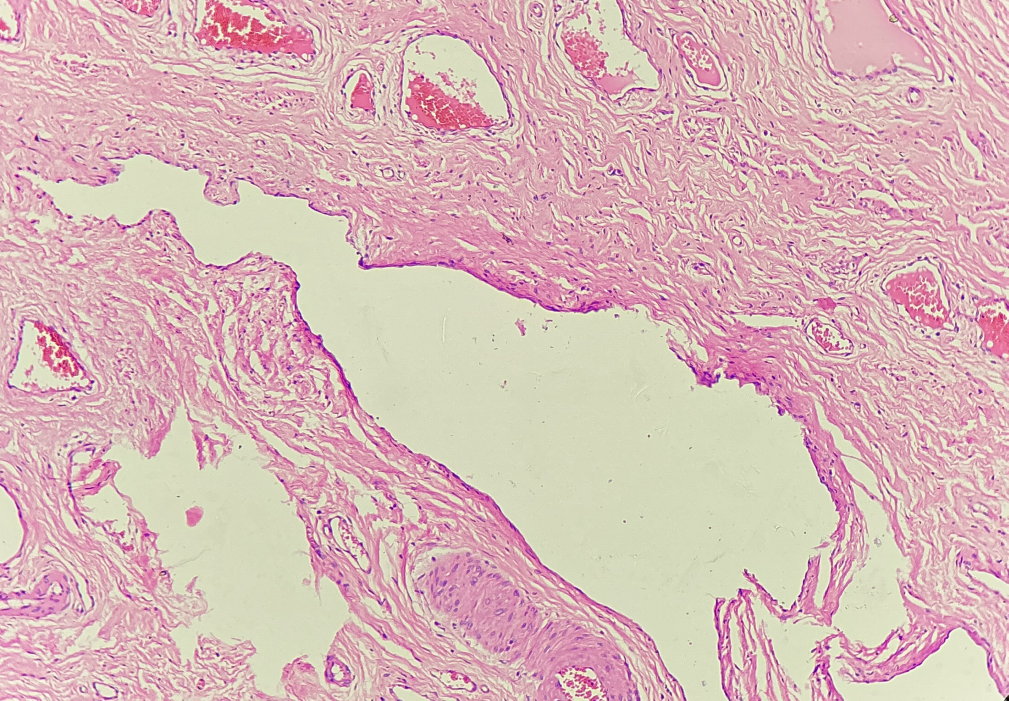
#> input picture data/scratch/2.jpg, 4033 x 2803 px (shown at 1/4 size); its folder holds only this picture in this run
$ jupyter execute --allow-errors stitch_scratch.ipynb
#> lines starting #> are read from the running program, lines starting #| are printed output that depends on the picture
### src/stitching/feature.py
"""
feature.py – Feature detection and description.

Supports:
  - ORB  (fast, binary descriptors, royalty-free)
  - SIFT (more accurate, requires opencv-contrib or opencv>=4.4 non-free disabled)

Usage:
    from stitching.feature import detect_and_describe
    kp, des = detect_and_describe(image, method='ORB')
"""

import cv2
import numpy as np


def preprocess_image(image: np.ndarray) -> np.ndarray:
    """
    Apply CLAHE (Contrast Limited Adaptive Histogram Equalization)
    to enhance contrast, which is critical for medical slides.
    """
    if len(image.shape) == 3:
        lab = cv2.cvtColor(image, cv2.COLOR_BGR2LAB)
        l, a, b = cv2.split(lab)
        clahe = cv2.createCLAHE(clipLimit=2.0, tileGridSize=(8, 8))
        l = clahe.apply(l)
        lab = cv2.merge((l, a, b))
        enhanced = cv2.cvtColor(lab, cv2.COLOR_LAB2BGR)
        return cv2.cvtColor(enhanced, cv2.COLOR_BGR2GRAY)
    else:
        clahe = cv2.createCLAHE(clipLimit=2.0, tileGridSize=(8, 8))
        return clahe.apply(image)

def detect_and_describe(
    image: np.ndarray,
    method: str = "ORB",
    n_features: int = 2000,
) -> tuple:
    """
    Detect keypoints and compute descriptors for a single image.

    Parameters
    ----------
    image     : BGR or grayscale numpy array.
    method    : 'ORB' (default) or 'SIFT'.
    n_features: Max number of features to retain.

    Returns
    -------
    keypoints   : list of cv2.KeyPoint
    descriptors : np.ndarray of shape (N, D)
    """
    # Preprocess with CLAHE to enhance contrast for medical slides
    gray = preprocess_image(image)

    method = method.upper()

    if method == "ORB":
        detector = cv2.ORB_create(nfeatures=n_features)
        keypoints, descriptors = detector.detectAndCompute(gray, None)

    elif method == "SIFT":
        try:
            detector = cv2.SIFT_create(nfeatures=n_features)
        except AttributeError:
            # Older OpenCV may expose it under xfeatures2d
            detector = cv2.xfeatures2d.SIFT_create(nfeatures=n_features)
        keypoints, descriptors = detector.detectAndCompute(gray, None)

    else:
        raise ValueError(f"Unsupported method '{method}'. Choose 'ORB' or 'SIFT'.")

    if not keypoints or descriptors is None:
        raise RuntimeError(
            f"No features found with method='{method}'. "
            "Ensure the image has sufficient texture/contrast."
        )

    return keypoints, descriptors

### notebook/stitch_scratch.ipynb
[cell 1]
import sys, os
import glob

# ── CONFIG ──────────────────────────────────────────────────────────────────
REPO_ROOT = os.path.abspath("..")
IMAGE_DIR  = os.path.join(REPO_ROOT, "data", "scratch")
OUTPUT_DIR = os.path.join(REPO_ROOT, "output")

METHOD = "ORB" #'ORB' or 'SIFT'
RATIO_THRESH = 0.75

# RANSAC reprojection error (pixels)
RANSAC_THRESH = 4.0
FEATHER = 40
# ────────────────────────────────────────────────────────────────────────────

sys.path.insert(0, os.path.join(REPO_ROOT, "src"))
os.makedirs(OUTPUT_DIR, exist_ok=True)

import cv2
import numpy as np
import glob
import matplotlib.pyplot as plt
import matplotlib.patches as mpatches
from IPython.display import display

# Pipeline modules
from stitching.feature    import detect_and_describe, preprocess_image
from stitching.matcher    import match_features, visualize_matches
from stitching.homography import compute_homography, warp_and_place
from stitching.blender    import blend_images, crop_black_borders
from stitching.pipeline   import stitch_images, stitch_pair


# ── Helper: display an image inline ─────────────────────────────────────────
def show(img, title="", cmap=None, figsize=(12, 6)):
    """Display a BGR or grayscale image inline with matplotlib."""
    plt.figure(figsize=figsize)
    if img.ndim == 3:
        plt.imshow(cv2.cvtColor(img, cv2.COLOR_BGR2RGB))
    else:
        plt.imshow(img, cmap=cmap or "gray")
    plt.title(title, fontsize=13)
    plt.axis("off")
    plt.tight_layout()
    plt.show()

def show_grid(images, titles=None, cols=3, figsize=(16, 9)):
    """Display multiple images in a grid."""
    n = len(images)
    rows = (n + cols - 1) // cols
    fig, axes = plt.subplots(rows, cols, figsize=figsize)
    axes = np.array(axes).flatten()
    for i, ax in enumerate(axes):
        if i < n:
            img = images[i]
            ax.imshow(cv2.cvtColor(img, cv2.COLOR_BGR2RGB) if img.ndim == 3 else img, cmap="gray")
            ax.set_title(titles[i] if titles else f"Image {i}", fontsize=10)
        ax.axis("off")
    plt.tight_layout()
    plt.show()

[cell 2]
exts = ("*.jpg", "*.jpeg", "*.png", "*.bmp", "*.JPG", "*.JPEG", "*.PNG")
paths = sorted({p for ext in exts for p in glob.glob(os.path.join(IMAGE_DIR, ext))})

if not paths:
    print(f"⚠️  No images found in: {IMAGE_DIR}")
    print("   → Place overlapping JPEGs there and re-run this cell.")
else:
    images = []
    for p in paths:
        img = cv2.imread(p)
#> img is the input picture: shape (2803, 4033, 3); mean B, G, R 184, 184, 217
        if img is not None:
            images.append(img)
            print(f"   Loaded: {os.path.basename(p)}  {img.shape[1]}×{img.shape[0]} px")
#|    Loaded: 2.jpg  4033×2803 px

    print(f"\n✅ {len(images)} image(s) loaded")
#| ✅ 1 image(s) loaded
    show_grid(images, [os.path.basename(p) for p in paths], cols=min(3, len(images)))
#> in show_grid, `n = len(images)`: n = 1
#> (the call stopped at in show_grid, `fig, axes = plt.subplots(rows, cols, figsize=figsize)`: IPython is not available in this run)

[cell 3]
kp_a, des_a = detect_and_describe(images[0], method=METHOD)
#> in preprocess_image, `lab = cv2.cvtColor(image, cv2.COLOR_BGR2LAB)`: lab: shape (2803, 4033, 3); mean of channels 0, 1, 2 198.4, 140, 132.7
#> in preprocess_image, `l, a, b = cv2.split(lab)`:
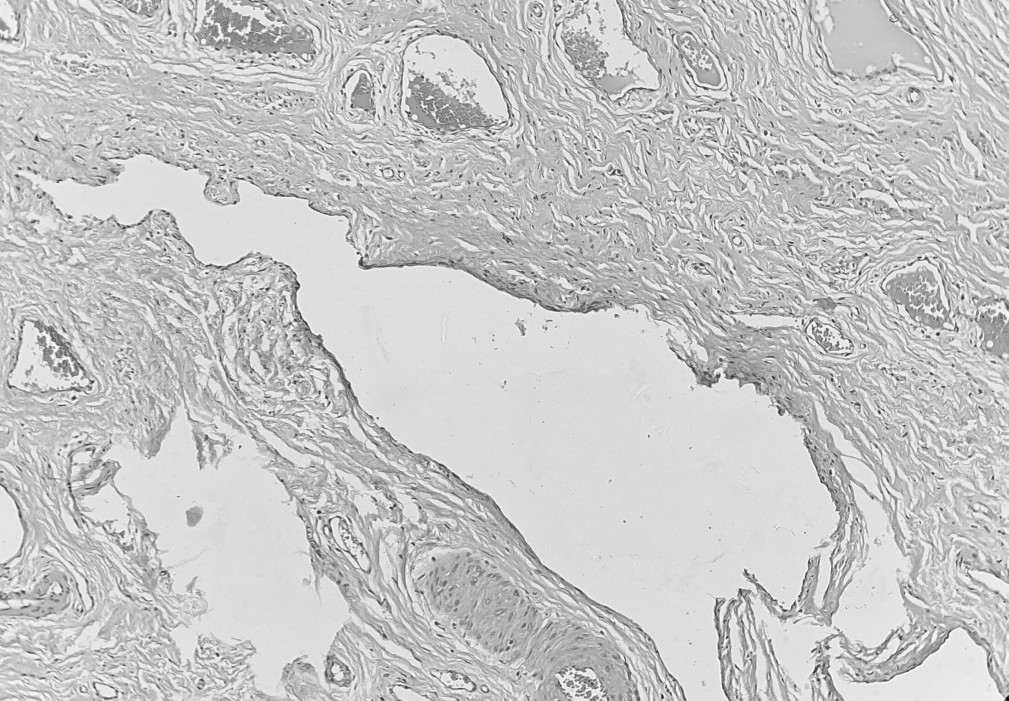
#> l: shape (2803, 4033) (shown at 1/4 size); min 0, max 255, mean 198.4
#> in preprocess_image, `l, a, b = cv2.split(lab)`:
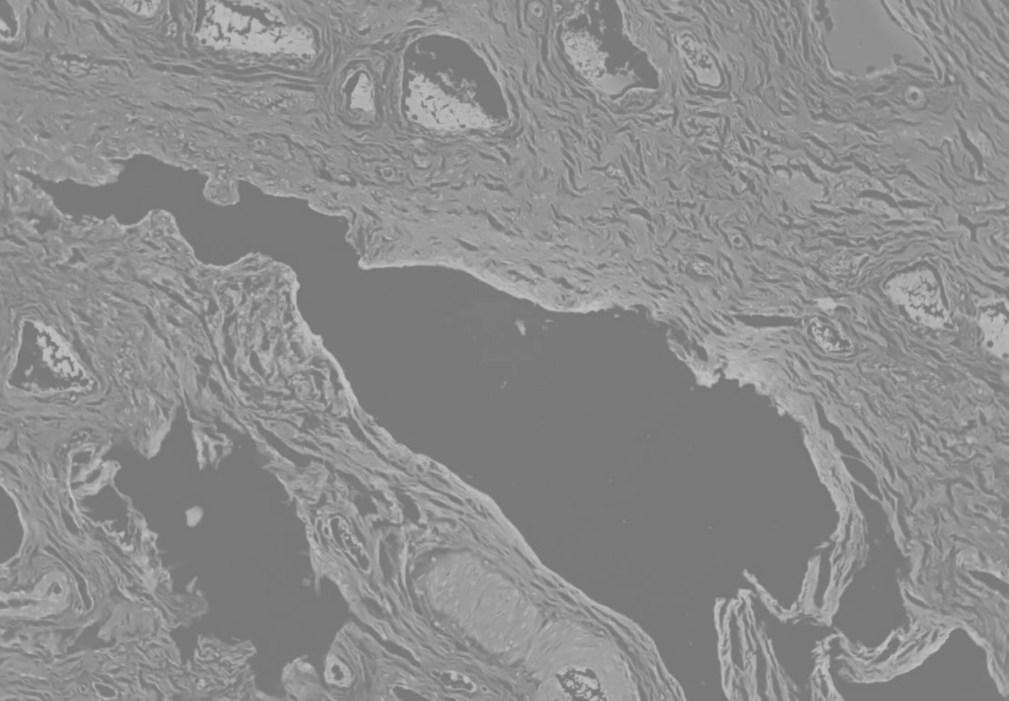
#> a: shape (2803, 4033) (shown at 1/4 size); min 101, max 200, mean 140
#> in preprocess_image, `l, a, b = cv2.split(lab)`:
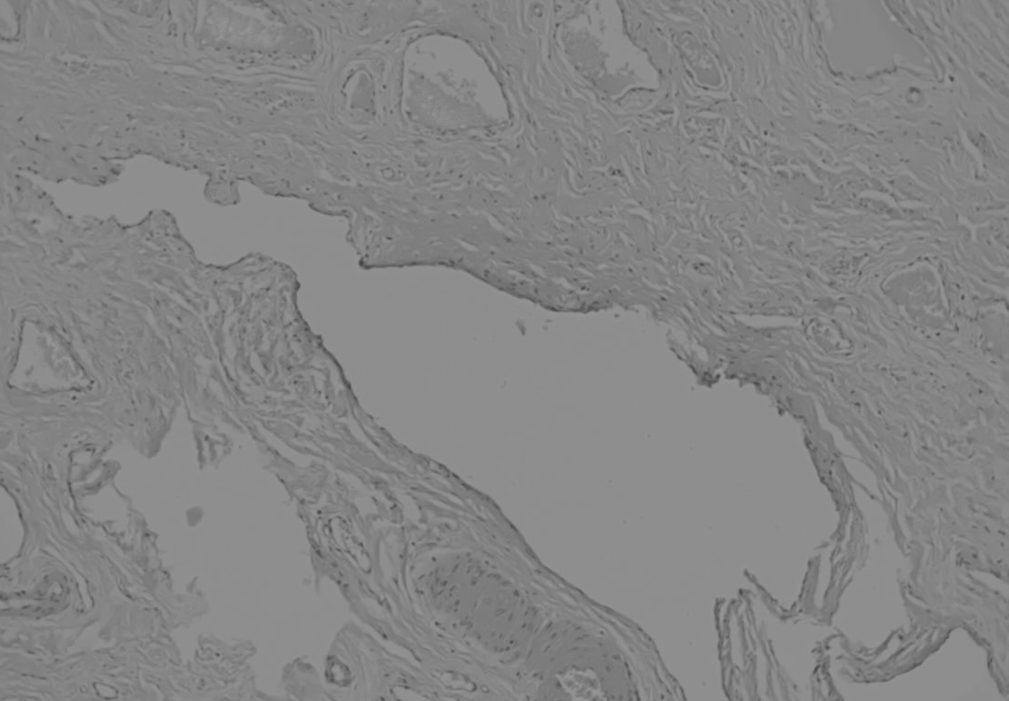
#> b: shape (2803, 4033) (shown at 1/4 size); min 65, max 159, mean 132.7
#> in preprocess_image, `l = clahe.apply(l)`:
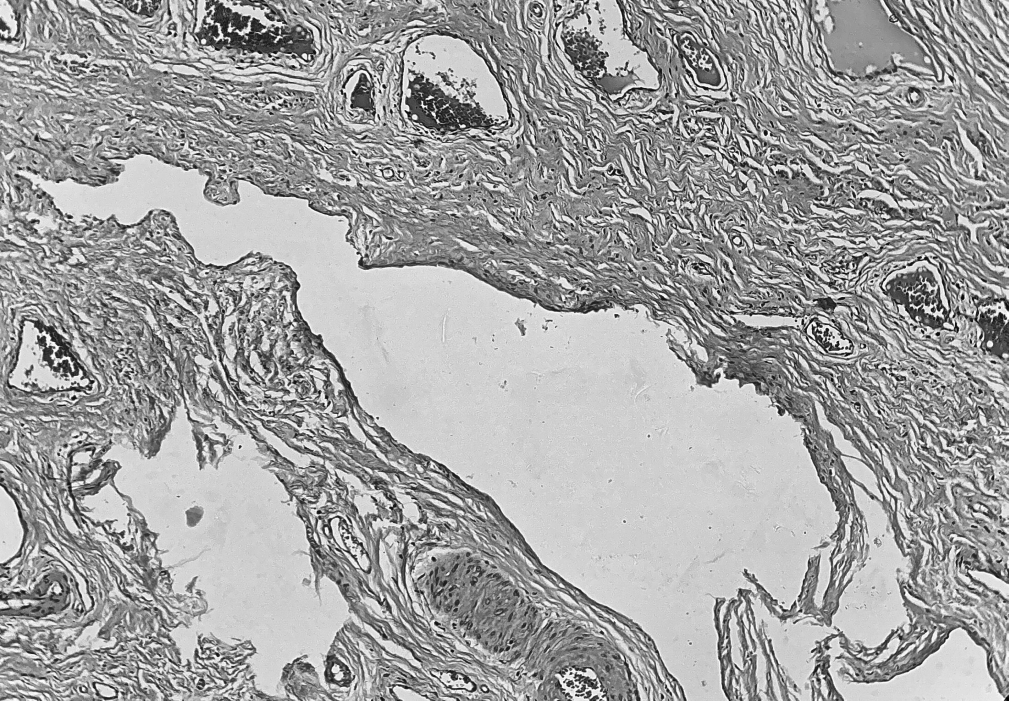
#> l: shape (2803, 4033) (shown at 1/4 size); min 0, max 255, mean 162.1
#> in preprocess_image, `lab = cv2.merge((l, a, b))`: lab: shape (2803, 4033, 3); mean of channels 0, 1, 2 162.1, 140, 132.7
#> in preprocess_image, `enhanced = cv2.cvtColor(lab, cv2.COLOR_LAB2BGR)`:
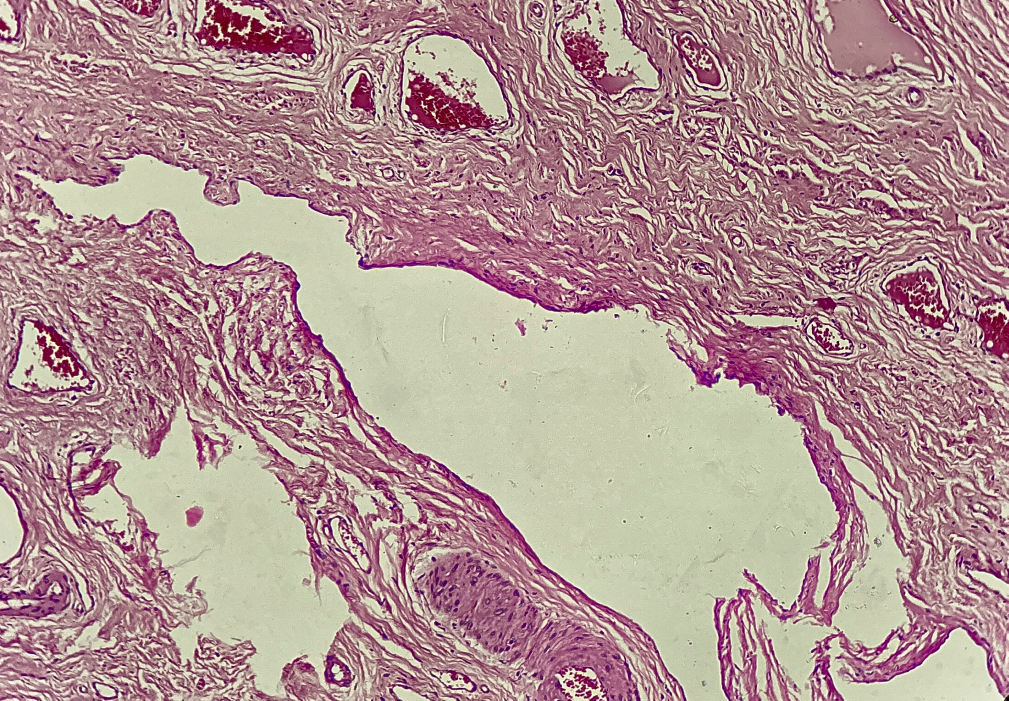
#> enhanced: shape (2803, 4033, 3) (shown at 1/4 size); mean B, G, R 147.4, 147.5, 177.7
#> in detect_and_describe, `keypoints, descriptors = detector.detectAndCompute(gray, None)`: keypoints = 2000 keypoints; strongest (x, y, size): (1391, 2150, 92.6), (2284, 2690, 77.1), (3185, 1284, 64.3), (3448, 1387, 64.3)
#> kp_a has the same summary as keypoints in detect_and_describe
#> (the rest of this cell did not finish here and is left out)
